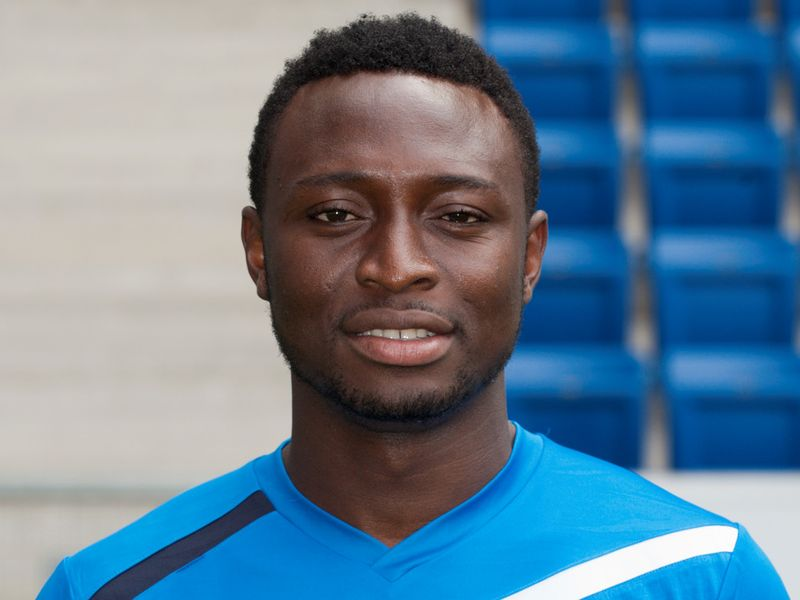
#> input picture data/Chinedu-Obasi_2684938.jpg, 800 x 600 px; its folder holds only this picture in this run
$ python -i augmentation.py   (imports and definitions only)
#> lines starting #> are read from the running program, lines starting #| are printed output that depends on the picture
#> further down, picture is the input picture: shape (600, 800, 3); mean B, G, R 148.5, 126.4, 97.8
# YOLOv5 image augmentation functions

import logging
import random

import cv2
import math
import numpy as np

from yolov5.utils.general import colorstr, segment2box, resample_segments, check_version
from yolov5.utils.metrics import bbox_ioa


class Albumentations:
    # YOLOv5 Albumentations class (optional, only used if package is installed)
    # [30 lines left out: functions __init__, __call__, not called in this run]


def augment_hsv(im, hgain=0.5, sgain=0.5, vgain=0.5):
    # HSV color-space augmentation
#> called with hgain = 0.5, sgain = 0.5, vgain = 0.5
    if hgain or sgain or vgain:
        r = np.random.uniform(-1, 1, 3) * [hgain, sgain, vgain] + 1  # random gains
        hue, sat, val = cv2.split(cv2.cvtColor(im, cv2.COLOR_BGR2HSV))
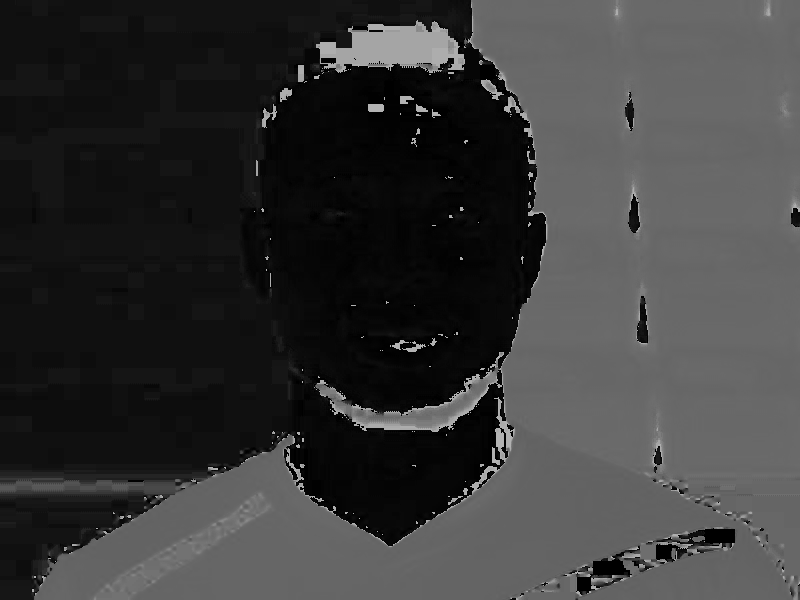
#> hue: shape (600, 800); min 0, max 179, mean 56.8
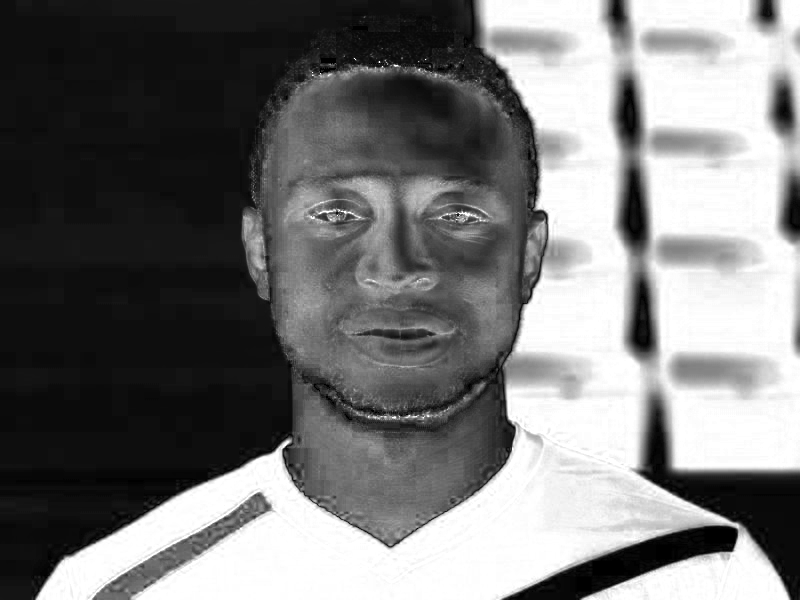
#> sat: shape (600, 800); min 0, max 255, mean 118.9
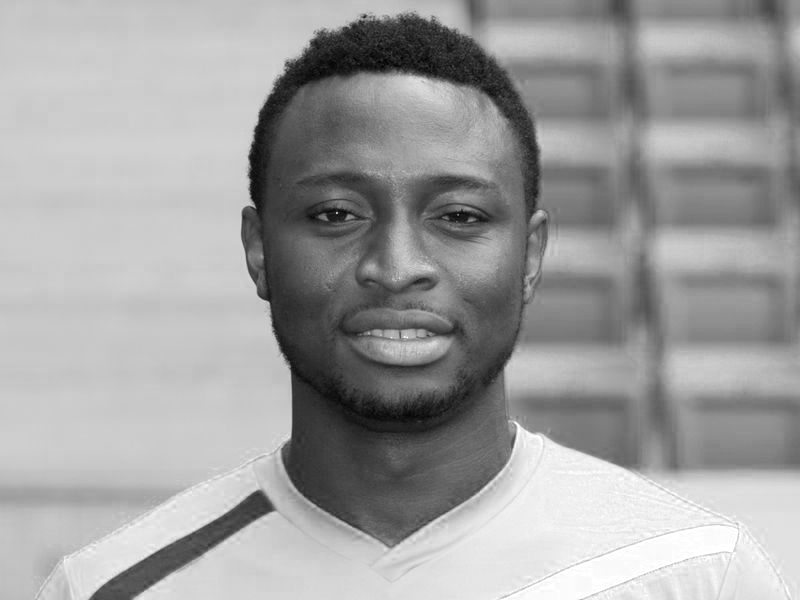
#> val: shape (600, 800); min 0, max 255, mean 159.5
        dtype = im.dtype  # uint8

        x = np.arange(0, 256, dtype=r.dtype)
        lut_hue = ((x * r[0]) % 180).astype(dtype)
        lut_sat = np.clip(x * r[1], 0, 255).astype(dtype)
#> lut_sat = 256 values from 0 to 255
        lut_val = np.clip(x * r[2], 0, 255).astype(dtype)
#> lut_val = 256 values from 0 to 255

        img_hsv = cv2.merge(
            (cv2.LUT(hue, lut_hue), cv2.LUT(sat, lut_sat), cv2.LUT(val, lut_val))
        )
#> img_hsv: shape (600, 800, 3); mean H, S, V 57.6, 129.3, 174.8
        cv2.cvtColor(img_hsv, cv2.COLOR_HSV2BGR, dst=im)  # no return needed
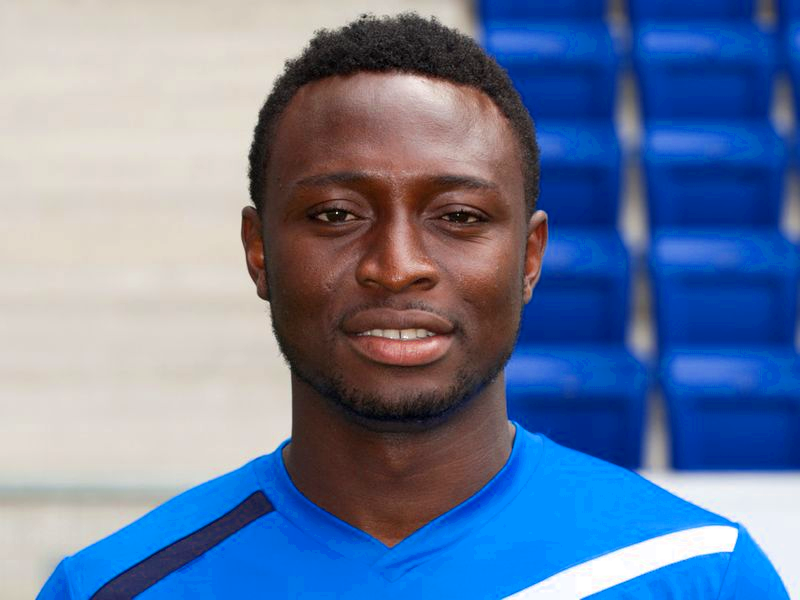
#> im: shape (600, 800, 3); mean B, G, R 159.9, 124.1, 103.7


# [274 lines left out: functions hist_equalize, replicate, letterbox, random_perspective, copy_paste, cutout and 2 more, not called in this run]

>>> import cv2
>>> picture = cv2.imread('../../../../../data/Chinedu-Obasi_2684938.jpg')
>>> result = augment_hsv(picture)
